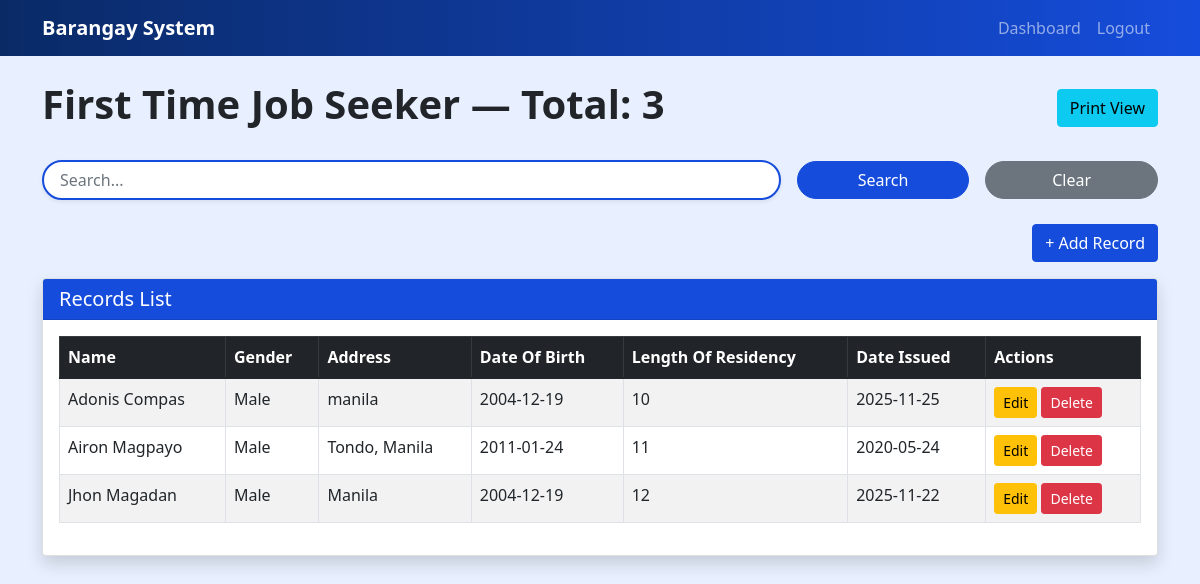
Before: /firstjob with the older database file.
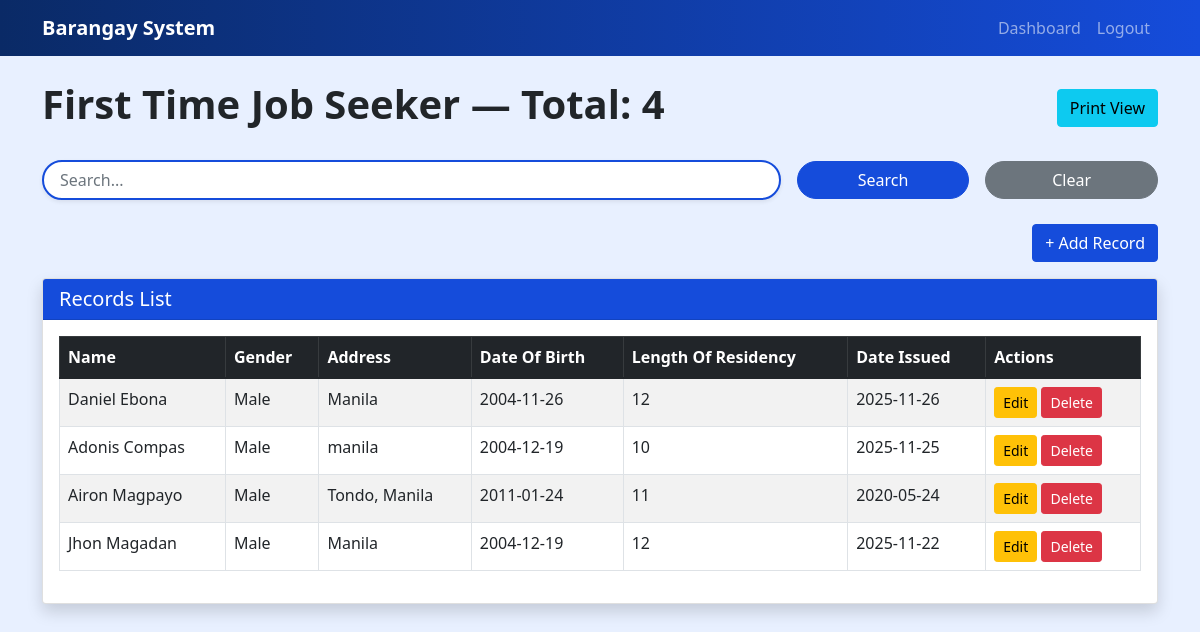
After: the same page with the newer database file.
### models.py (models this page shows)
class FirstJobSeeker(db.Model):
    id = db.Column(db.Integer, primary_key=True)
    name = db.Column(db.String(200), nullable=False)
    address = db.Column(db.String(300))
    date_of_birth = db.Column(db.Date)
    gender = db.Column(db.String(20))
    length_of_residency = db.Column(db.Integer)
    date_issued = db.Column(db.Date)

### app.py (the view, shortened to what this page needs)
        def view_func():
            q = request.args.get("q", "").strip()
            month = request.args.get("month", "")
            year = request.args.get("year", "")
            qry = Model.query
            if month and year and "date_issued" in Model.__table__.columns.keys():
                qry = qry.filter(
                    db.func.strftime("%m", Model.date_issued) == f"{int(month):02d}",
                    db.func.strftime("%Y", Model.date_issued) == year
                )
            records_orm = qry.order_by(Model.id.desc()).all()
            today = datetime.utcnow().date()
            for r in records_orm:
                if hasattr(r, "date_issued") and r.date_issued:
                    months = 12 if "business" in (getattr(r, "purpose", "") or "").lower() else 6
                    expiry = r.date_issued + timedelta(days=30 * months)
                    if hasattr(r, "status"):
                        r.status = "Expired" if today > expiry else "Valid"
            records = [row_to_dict(r, Model) for r in records_orm]
            headers = model_headers(Model)
            fields = make_fields_from_model(Model)
            page = request.args.get("page", 1, type=int)
            per_page = 10
            total = len(records)
            start = (page - 1) * per_page
            end = start + per_page
            page_records = records[start:end]
            class PageObj:
                def __init__(self, page, per_page, total):
                    self.page = page
                    self.per_page = per_page
                    self.total = total
                    self.pages = (total + per_page - 1) // per_page
            page_obj = PageObj(page, per_page, total)
            return render_template(
                template,
                title=title,
                records=page_records,
                page_obj=page_obj,
                q=q,
                month=month,
                year=year,
                route_name=prefix,
                headers=headers,
                fields=fields
            )

### app.py (called while the page is built)
def column_is_date(col):
    return "DATE" in str(col.type).upper() or col.type.__class__.__name__.lower().startswith("date")

def column_is_numeric(col):
    return col.type.__class__.__name__.lower() in ("integer", "bigint", "smallint", "numeric", "float", "decimal")

def model_columns(Model):
    return [c for c in Model.__table__.columns]

def model_headers(Model):
    return [c.name for c in model_columns(Model)]

def row_to_dict(row, Model):
    out = {}
    for c in model_columns(Model):
        val = getattr(row, c.name)
        if isinstance(val, datetime):
            out[c.name] = val.date().isoformat()
        elif hasattr(val, "isoformat") and column_is_date(c) and val is not None:
            try:
                out[c.name] = val.isoformat()
            except:
                out[c.name] = str(val)
        else:
            out[c.name] = val
    return out

### templates/job_seeker.html (shortened to what this page needs)
{% extends 'record_template.html' %}

### templates/record_template.html (shortened to what this page needs)
<!DOCTYPE html>
<html lang="en">
<head>
    <link href="https://cdn.jsdelivr.net/npm/bootstrap@5.1.3/dist/css/bootstrap.min.css" rel="stylesheet">
</head>
<body>
<nav class="navbar navbar-expand-lg navbar-dark">
    <div class="container">
        <a class="navbar-brand fw-bold" href="{{ url_for('index') }}">Barangay System</a>
        <div class="navbar-nav ms-auto">
            <a class="nav-link" href="{{ url_for('index') }}">Dashboard</a>
            <a class="nav-link" href="{{ url_for('auth.logout') }}">Logout</a>
        </div>
    </div>
</nav>
<div class="container mt-4">
    <div class="d-flex justify-content-between align-items-center mb-4">
        <h1 class="fw-bold text-center text-dark">
            {{ title }} — Total: {{ page_obj.total }}
        </h1>
        <div>
            <a href="{{ url_for('print_view', rtype=route_name) }}" class="btn btn-info">Print View</a>
        </div>
    </div>
    <div class="mb-4">
        <form method="GET">
            <div class="row g-3 align-items-center">
                <div class="col-md-8">
                    <input type="text" name="q" value="{{ q }}" class="form-control rounded-pill shadow-sm px-3"
                           style="border: 2px solid #154cdb;" placeholder="Search...">
                </div>
                <div class="col-md-2">
                    <button class="btn btn-primary w-100 rounded-pill">Search</button>
                </div>
                <div class="col-md-2">
                    <a href="{{ url_for('view_' + route_name) }}" class="btn btn-secondary w-100 rounded-pill">Clear</a>
                </div>
            </div>
        </form>
    </div>
    <div class="text-end mb-3">
        <button class="btn btn-primary" id="toggleAddForm">+ Add Record</button>
    </div>
    <div class="card shadow">
        <div class="card-header"><h5 class="mb-0">Records List</h5></div>
        <div class="card-body">
            {% if records %}
            <div class="table-responsive">
                <table class="table table-bordered table-striped">
                    <thead class="table-dark">
                    <tr>
                        {% for f in fields %}
                            <th>{{ f.name.replace('_',' ')|title }}</th>
                        {% endfor %}
                        <th>Actions</th>
                    </tr>
                    </thead>
                    <tbody>
                    {% for r in records %}
                        <tr>
                            {% for f in fields %}
                                <td>{{ r[f.name] }}</td>
                            {% endfor %}
                            <td>
                                <a href="{{ url_for('edit_record', rtype=route_name, id=r['id']) }}"
                                   class="btn btn-sm btn-warning">Edit</a>
                                <form action="{{ url_for('delete_record', rtype=route_name, id=r['id']) }}"
                                      method="POST" style="display:inline;">
                                    <button class="btn btn-sm btn-danger"
                                            onclick="return confirm('Delete record?')">Delete</button>
                                </form>
                            </td>
                        </tr>
                    {% endfor %}
                    </tbody>
                </table>
            </div>
            {% else %}
                <div class="alert alert-info">No records found.</div>
            {% endif %}
        </div>
    </div>
</div>
</body>
</html>

Changed rows visible on the page:
added FirstJobSeeker: name "Daniel Ebona" "Male" "Manila" "2004-11-26" "12" "2025-11-26"
Other visible differences:
{{ page_obj.total }}: "3" → "4"
